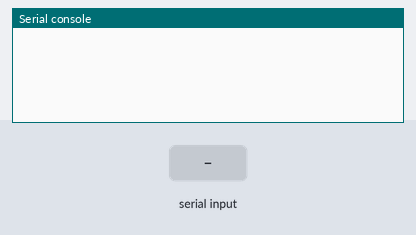
Bench run of a program on a simulated Raspberry Pi Pico running MicroPython. Shown: the last lines printed to the serial console. The inputs (shaded band) are chosen by the test bench. Library files of the repository ran but are not shown: lcd_1in28.py.

Above: at 1.4 s.
1.5 s: "circle" typed at the serial console, then Enter
At 2.2 s:
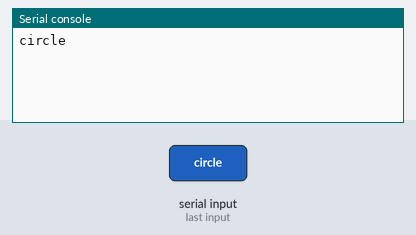
3.0 s: "5" typed at the serial console, then Enter
At 3.3 s:
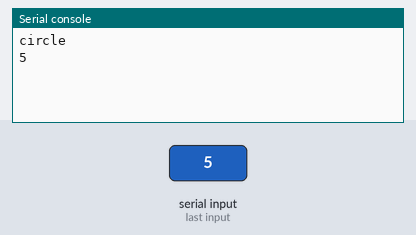

Measured:
- after the input at 1.5 s, the serial console: prints a new line at once (image 1)
- after the input at 3.0 s, the serial console: prints a new line at once (image 2)

The program:

pc_stats_display.py
```python
import sys
import uselect

from lcd_1in28 import LCD_1inch28


def parse_arg(arg):
    """Parse argument as int or return as string."""
    try:
        return int(arg)
    except ValueError:
        return arg


def execute_command(lcd, line):
    """Parse CSV command and execute on lcd object."""
    parts = line.strip().split(',')
    if not parts:
        return

    cmd = parts[0]
    args = [parse_arg(arg) for arg in parts[1:]]

    try:
        # Handle special method name mappings
        if cmd == "circle":
            if len(args) >= 4:
                x, y, r, color = args[:4]
                lcd.ellipse(x, y, r, r, color)
        else:
            method = getattr(lcd, cmd)
            method(*args)
    except Exception:
        pass


def main():
    lcd = LCD_1inch28()
    lcd.set_bl_pwm(40000)

    poller = uselect.poll()
    poller.register(sys.stdin, uselect.POLLIN)

    while True:
        if poller.poll(100):
            line = sys.stdin.readline()
            if line:
                execute_command(lcd, line)


if __name__ == "__main__":
    main()
```
